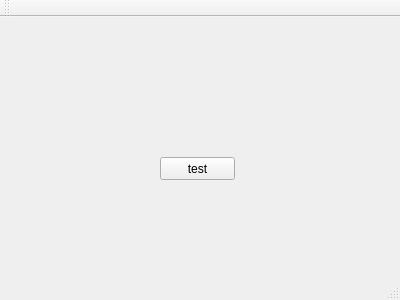
<?xml version="1.0" encoding="UTF-8"?>
<ui version="4.0">
 <class>MainWindow</class>
 <widget class="QMainWindow" name="MainWindow">
  <property name="geometry">
   <rect>
    <x>0</x>
    <y>0</y>
    <width>400</width>
    <height>300</height>
   </rect>
  </property>
  <property name="windowTitle">
   <string>MainWindow</string>
  </property>
  <widget class="QWidget" name="centralWidget">
   <widget class="QPushButton" name="pushButton">
    <property name="geometry">
     <rect>
      <x>160</x>
      <y>140</y>
      <width>75</width>
      <height>23</height>
     </rect>
    </property>
    <property name="text">
     <string>test</string>
    </property>
   </widget>
  </widget>
  <widget class="QMenuBar" name="menuBar">
   <property name="geometry">
    <rect>
     <x>0</x>
     <y>0</y>
     <width>400</width>
     <height>23</height>
    </rect>
   </property>
  </widget>
  <widget class="QToolBar" name="mainToolBar">
   <attribute name="toolBarArea">
    <enum>TopToolBarArea</enum>
   </attribute>
   <attribute name="toolBarBreak">
    <bool>false</bool>
   </attribute>
  </widget>
  <widget class="QStatusBar" name="statusBar"/>
 </widget>
 <layoutdefault spacing="6" margin="11"/>
 <resources/>
 <connections/>
</ui>
